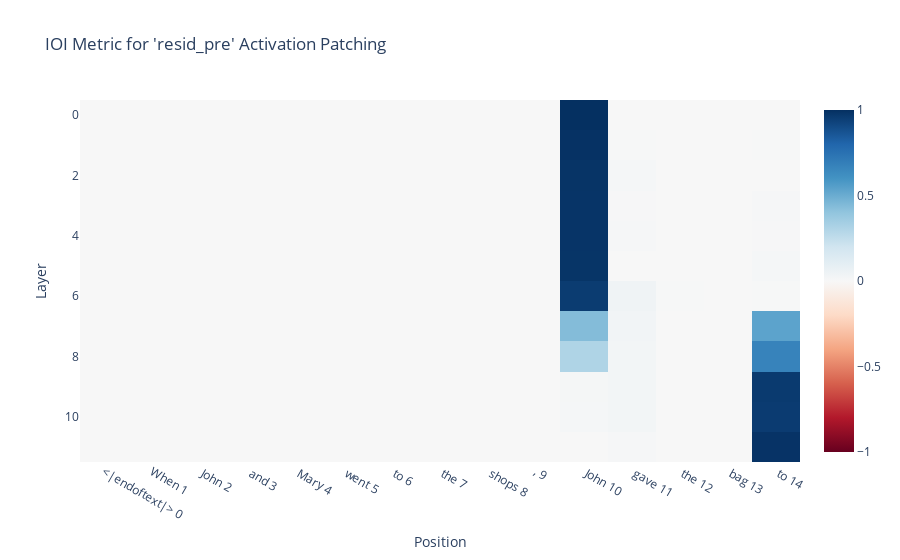

The cell this chart's notebook holds for it:
### Markdown cell above
### Residual Stream

### Code cell
resid_pre_act_patch_results = patching.get_act_patch_resid_pre(
    model, 
    corrupted_tokens, 
    clean_cache, 
    ioi_metric)

imshow(resid_pre_act_patch_results, 
       yaxis="Layer", 
       xaxis="Position", 
       x=[f"{tok} {i}" for i, tok in enumerate(model.to_str_tokens(clean_tokens[0]))],
       title="IOI Metric for 'resid_pre' Activation Patching")

### Figure 1 — Plotly figure (JSON) as saved in the notebook; plotly's stock layout.template omitted (floating-point values rounded to 4 significant figures; data arrays with more than 128 entries replaced by an {"elided": "..."} marker saying what was removed)
{"data": [{"coloraxis": "coloraxis", "hovertemplate": "x: %{x}<br>y: %{y}<br>color: %{z}<extra></extra>", "name": "0", "type": "heatmap", "x": ["<|endoftext|> 0", "When 1", " John 2", " and 3", " Mary 4", " went 5", " to 6", " the 7", " shops 8", ", 9", " John 10", " gave 11", " the 12", " bag 13", " to 14"], "xaxis": "x", "yaxis": "y", "z": {"elided": "12x15 float values"}}], "layout": {"coloraxis": {"cmid": 0, "colorscale": [[0, "rgb(103,0,31)"], [0.1, "rgb(178,24,43)"], [0.2, "rgb(214,96,77)"], [0.3, "rgb(244,165,130)"], [0.4, "rgb(253,219,199)"], [0.5, "rgb(247,247,247)"], [0.6, "rgb(209,229,240)"], [0.7, "rgb(146,197,222)"], [0.8, "rgb(67,147,195)"], [0.9, "rgb(33,102,172)"], [1, "rgb(5,48,97)"]]}, "title": {"text": "IOI Metric for 'resid_pre' Activation Patching"}, "xaxis": {"anchor": "y", "domain": [0, 1], "title": {"text": "Position"}}, "yaxis": {"anchor": "x", "autorange": "reversed", "domain": [0, 1], "title": {"text": "Layer"}}}}
